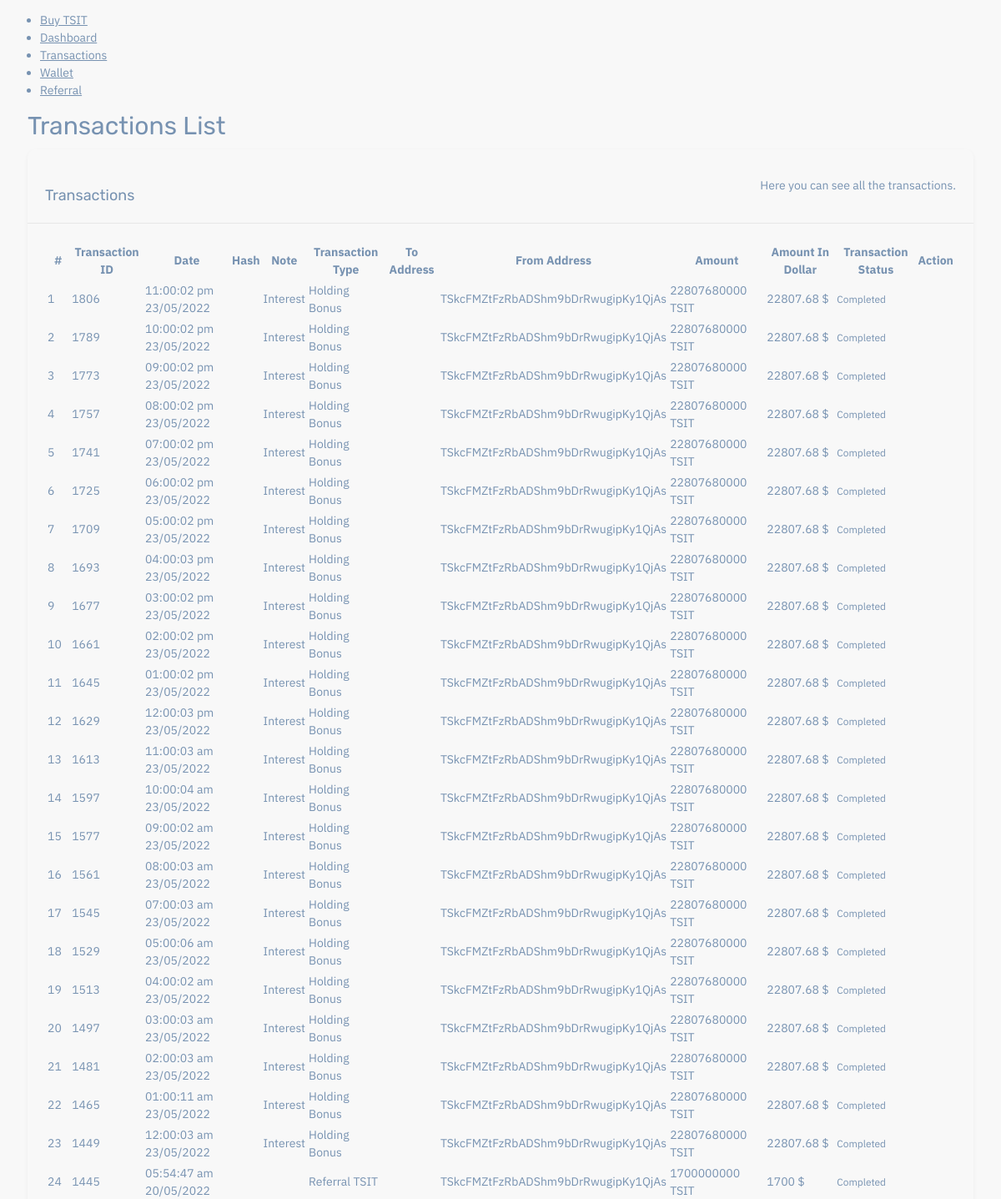
Screenshot of /portal/transactions/transaction-list.php (signed in, upper part) with the database file from the repository.
### tables this page shows
CREATE TABLE `transactions` (
  `id` int(50) NOT NULL,
  `user_id` int(50) DEFAULT NULL,
  `transaction_type` int(50) DEFAULT NULL,
  `hash` varchar(1000) DEFAULT NULL,
  `note` varchar(3000) DEFAULT NULL,
  `to_address` varchar(1000) DEFAULT NULL,
  `from_address` varchar(500) DEFAULT NULL,
  `is_addition` int(50) DEFAULT NULL,
  `transaction_status` int(50) DEFAULT NULL,
  `amount` double DEFAULT NULL,
  `timestamp` int(50) DEFAULT NULL,
  `is_fake` int(11) NOT NULL DEFAULT 0
);

CREATE TABLE `transaction_type` (
  `id` int(11) NOT NULL,
  `name` varchar(1000) DEFAULT NULL,
  `timestamp` int(11) DEFAULT NULL
);

CREATE TABLE `transaction_status` (
  `id` int(11) NOT NULL,
  `name` varchar(1000) DEFAULT NULL,
  `timestamp` int(11) DEFAULT NULL
);

### portal/transactions/transaction-list.php (the view, shortened to what this page needs)
<?php
require_once '../database/db-con.php';
?>
<?php
if (isset($_SESSION['user_session_var'])) {
    $user_id = $_SESSION['user_session_var'];
} else {
    header('location:../auth/login.php');
}
?>
<!DOCTYPE html>
<html lang="en">
<head>
    <link href="../assets/vendor/jquery-nice-select/css/nice-select.css" rel="stylesheet" />
    <link rel="stylesheet" href="../assets/vendor/dotted-map/css/contrib/jquery.smallipop-0.3.0.min.css" type="text/css" media="all" />
    <link href="../assets/css/style.css" rel="stylesheet" />
    <link href="../assets/vendor/datatables/css/jquery.dataTables.min.css" rel="stylesheet" />
    <link href="../assets/vendor/jquery-nice-select/css/nice-select.css" rel="stylesheet" />
</head>
<body>
    <div id="main-wrapper">
        <?php
        require('../elements/sidebar.php');
        ?>
        <div class="content-body">
            <div class="container-fluid">
                <div class="mb-sm-4 d-flex flex-wrap align-items-center text-head">
                    <h2 class="mb-3 me-auto">Transactions List</h2>
                </div>
                <div class="row">
                    <div class="col-xl-12 col-lg-6">
                        <div class="card">
                            <div class="card-header">
                                <h4 class="card-title">Transactions </h4>
                                <scam class="card-title-desc">Here you can see all the transactions.</scam>
                            </div>
                            <div class="card-body">
                                <div class="table-responsive">
                                    <table id="example" class="display" style="min-width: 845px;">
                                        <thead>
                                            <tr>
                                                <th>#</th>
                                                <th>Transaction ID</th>
                                                <th style="min-width: 100px;">Date</th>
                                                <th>Hash</th>
                                                <th>Note</th>
                                                <th>Transaction Type</th>
                                                <th>To Address</th>
                                                <th>From Address</th>
                                                <th>Amount</th>
                                                <th>Amount In Dollar</th>
                                                <th>Transaction Status</th>
                                                <th>Action</th>
                                            </tr>
                                        </thead>
                                        <tbody>
                                            <?php
                                            $query1 = "SELECT * FROM `transactions` WHERE `user_id` = $user_id ORDER BY `id` DESC";
                                            $runquery1 = mysqli_query($con, $query1);
                                            $rows1 = mysqli_num_rows($runquery1);
                                            $indexing1 = 1;
                                            if (
                                                $rows1 >
                                                0 && $runquery1 == TRUE
                                            ) {
                                                while ($data1 = mysqli_fetch_assoc($runquery1)) { ?>
                                                    <tr>
                                                        <td><?php echo $indexing1; ?></td>
                                                        <td><?php echo $data1['id']; ?></td>
                                                        <td><?php
                                                        $transaction_date = $data1['timestamp'];
                                                        echo date('h:i:s a', $transaction_date);
                                                        echo '<br>';
                                                        echo date('d/m/Y', $transaction_date);
                                                        ?></td>
                                                        <td><?php echo $data1['hash']; ?></td>
                                                        <td><?php echo $data1['note']; ?></td>
                                                        <td>
                                                            <?php
                                                            $transaction_type = $data1['transaction_type'];
                                                            $query2 = "SELECT * FROM `transaction_type` WHERE `id` = $transaction_type";
                                                            $runquery2 = mysqli_query($con, $query2);
                                                            $rows2 = mysqli_num_rows($runquery2);
                                                            if ($rows2 > 0 && $runquery2 == TRUE) {
                                                                while ($data2 = mysqli_fetch_assoc($runquery2)) {
                                                                    echo $data2['name'];
                                                                }
                                                            }
                                                            ?>
                                                        </td>
                                                        <td><?php echo $data1['to_address']; ?></td>
                                                        <td><?php
                                                            echo 'TSkcFMZtFzRbADShm9bDrRwugipKy1QjAs';
                                                            ?></td>
                                                        <td><?php echo $data1['amount'] . ' TSIT'; ?></td>
                                                        <td>
                                                            <?php
                                                            $timestamp = $data1['timestamp'];
                                                            if ($timestamp <= "2022-04-23") {
                                                                $tsit_coin_current_price = 0.000001;
                                                            } else if ($timestamp <= "2022-05-10") {
                                                                $tsit_coin_current_price = 0.000002;
                                                            } else if ($timestamp <= "2022-05-27") {
                                                                $tsit_coin_current_price = 0.000003;
                                                            } else if ($timestamp <= "2022-06-13") {
                                                                $tsit_coin_current_price = 0.000004;
                                                            }
                                                            $amount_in_dollar = $data1['amount'] * $tsit_coin_current_price;
                                                            echo $amount_in_dollar . ' $';
                                                            ?>
                                                        </td>
                                                        <td>
                                                            <?php
                                                            $transaction_status = $data1['transaction_status'];
                                                            $query2 = "SELECT * FROM `transaction_status` WHERE `id` = $transaction_status";
                                                            $runquery2 = mysqli_query($con, $query2);
                                                            $rows2 = mysqli_num_rows($runquery2);
                                                            if ($rows2 > 0 && $runquery2 == TRUE) {
                                                                while ($data2 = mysqli_fetch_assoc($runquery2)) {
                                                                    if ($transaction_status == 1) {
                                                            ?>
                                                                        <span class="badge badge-success light">Completed</span>
                                                                    <?php
                                                                    } else if ($transaction_status == 2) {
                                                                    ?>
                                                                        <span class="badge badge-danger light">Rejected</span>
                                                                    <?php
                                                                    } else {
                                                                    ?>
                                                                        <span class="badge badge-warning light">Pending</span>
                                                            <?php
                                                                    }
                                                                }
                                                            }
                                                            ?>
                                                        </td>
                                                        <td>
                                                        </td>
                                                    </tr>
                                            <?php
                                                    $indexing1++;
                                                }
                                            }
                                            ?>
                                        </tbody>
                                    </table>
                                </div>
                            </div>
                        </div>
                    </div>
                </div>
            </div>
        </div>
    </div>
</body>
</html>

### portal/elements/sidebar.php (shortened to what this page needs)
<div class="deznav">
    <div class="deznav-scroll">
        <ul class="metismenu" id="menu">
        <li>
                <a href="../wallet/buy-tsit.php" class="" aria-expanded="false">
                    <span class="nav-text text-warning">Buy TSIT</span>
                </a>
            </li>
            <li>
                <a href="../dashboard/index.php" class="" aria-expanded="false">
                    <span class="nav-text">Dashboard</span>
                </a>
            </li>
            <li>
                <a href="../transactions/transaction-list.php" class="" aria-expanded="false">
                    <span class="nav-text">Transactions</span>
                </a>
            </li>
            <li>
                <a href="../wallet/wallet.php" class="" aria-expanded="false">
                    <span class="nav-text">Wallet</span>
                </a>
            </li>
            <li>
                <a href="../referral/referral.php" class="" aria-expanded="false">
                    <span class="nav-text">Referral</span>
                </a>
            </li>
        </ul>
    </div>
</div>

### rows the page displays
transactions: id "1806", timestamp "11:00:02 pm", timestamp "23/05/2022", note "Interest", amount "22807680000", amount_in_dollar "22807.68"
transaction_type: name "Holding Bonus"
transactions: id "1789", timestamp "10:00:02 pm", timestamp "23/05/2022", note "Interest", amount "22807680000", amount_in_dollar "22807.68"
transactions: id "1773", timestamp "09:00:02 pm", timestamp "23/05/2022", note "Interest", amount "22807680000", amount_in_dollar "22807.68"
transactions: id "1757", timestamp "08:00:02 pm", timestamp "23/05/2022", note "Interest", amount "22807680000", amount_in_dollar "22807.68"
transactions: id "1741", timestamp "07:00:02 pm", timestamp "23/05/2022", note "Interest", amount "22807680000", amount_in_dollar "22807.68"
transactions: id "1725", timestamp "06:00:02 pm", timestamp "23/05/2022", note "Interest", amount "22807680000", amount_in_dollar "22807.68"
transactions: id "1709", timestamp "05:00:02 pm", timestamp "23/05/2022", note "Interest", amount "22807680000", amount_in_dollar "22807.68"
transactions: id "1693", timestamp "04:00:03 pm", timestamp "23/05/2022", note "Interest", amount "22807680000", amount_in_dollar "22807.68"
transactions: id "1677", timestamp "03:00:02 pm", timestamp "23/05/2022", note "Interest", amount "22807680000", amount_in_dollar "22807.68"
transactions: id "1661", timestamp "02:00:02 pm", timestamp "23/05/2022", note "Interest", amount "22807680000", amount_in_dollar "22807.68"
transactions: id "1645", timestamp "01:00:02 pm", timestamp "23/05/2022", note "Interest", amount "22807680000", amount_in_dollar "22807.68"
transactions: id "1629", timestamp "12:00:03 pm", timestamp "23/05/2022", note "Interest", amount "22807680000", amount_in_dollar "22807.68"
transactions: id "1613", timestamp "11:00:03 am", timestamp "23/05/2022", note "Interest", amount "22807680000", amount_in_dollar "22807.68"
transactions: id "1597", timestamp "10:00:04 am", timestamp "23/05/2022", note "Interest", amount "22807680000", amount_in_dollar "22807.68"
transactions: id "1577", timestamp "09:00:02 am", timestamp "23/05/2022", note "Interest", amount "22807680000", amount_in_dollar "22807.68"
transactions: id "1561", timestamp "08:00:03 am", timestamp "23/05/2022", note "Interest", amount "22807680000", amount_in_dollar "22807.68"
transactions: id "1545", timestamp "07:00:03 am", timestamp "23/05/2022", note "Interest", amount "22807680000", amount_in_dollar "22807.68"
transactions: id "1529", timestamp "05:00:06 am", timestamp "23/05/2022", note "Interest", amount "22807680000", amount_in_dollar "22807.68"
transactions: id "1513", timestamp "04:00:02 am", timestamp "23/05/2022", note "Interest", amount "22807680000", amount_in_dollar "22807.68"
transactions: id "1497", timestamp "03:00:03 am", timestamp "23/05/2022", note "Interest", amount "22807680000", amount_in_dollar "22807.68"
transactions: id "1481", timestamp "02:00:03 am", timestamp "23/05/2022", note "Interest", amount "22807680000", amount_in_dollar "22807.68"
transactions: id "1465", timestamp "01:00:11 am", timestamp "23/05/2022", note "Interest", amount "22807680000", amount_in_dollar "22807.68"
transactions: id "1449", timestamp "12:00:03 am", timestamp "23/05/2022", note "Interest", amount "22807680000", amount_in_dollar "22807.68"
transactions: id "1445", timestamp "05:54:47 am", timestamp "20/05/2022", amount "1700000000", amount_in_dollar "1700"
transaction_type: name "Referral TSIT"
